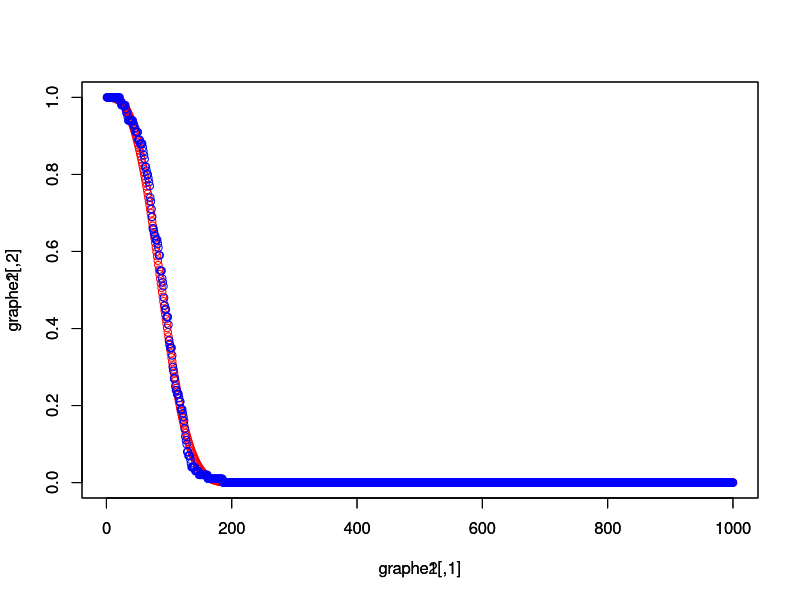

This chart was generated by the following R code:
## On simule un echantillion de loi we Weibull
beta = 3
eta = 100
n = 100
Int = 1000
## Fonction de survie reel
sim = rweibull(n,beta,eta)
sim = sim[order(sim)]
graphe1 = matrix(0,Int,2)
for (i in 1:Int){
  graphe1[i,1] = i
  graphe1[i,2] = 1 - pweibull(i,beta,eta)
}
plot(graphe1, col="red")

## Fonction de survie empirique
graphe2 = matrix(0,Int,2)
Indicatrice = matrix(0,n,1)
for (i in 1:Int){
  graphe2[i,1] = i
  for (j in 1:n) {
    if (sim[j] > i)
      Indicatrice[j] = 1
  }
  graphe2[i,2] = (1/n)*sum(Indicatrice)
  Indicatrice = matrix(0,n,1)
}
par(new=TRUE)
plot(graphe2, col="blue")